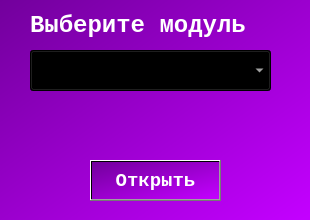
<?xml version="1.0" encoding="UTF-8"?>
<ui version="4.0">
 <class>MainWindow</class>
 <widget class="QMainWindow" name="MainWindow">
  <property name="geometry">
   <rect>
    <x>0</x>
    <y>0</y>
    <width>310</width>
    <height>220</height>
   </rect>
  </property>
  <property name="minimumSize">
   <size>
    <width>310</width>
    <height>220</height>
   </size>
  </property>
  <property name="maximumSize">
   <size>
    <width>310</width>
    <height>220</height>
   </size>
  </property>
  <property name="windowTitle">
   <string>Practice</string>
  </property>
  <property name="windowIcon">
   <iconset resource="../resourse.qrc">
    <normaloff>:/img/img/logo100x100.png</normaloff>:/img/img/logo100x100.png</iconset>
  </property>
  <property name="styleSheet">
   <string notr="true">background-color: qlineargradient(spread:pad, x1:0, y1:0, x2:1, y2:0.977273, stop:0 rgba(114, 0, 156, 255), stop:1 rgba(195, 0, 255, 255));</string>
  </property>
  <widget class="QWidget" name="centralwidget">
   <widget class="QLabel" name="label_8">
    <property name="geometry">
     <rect>
      <x>30</x>
      <y>10</y>
      <width>241</width>
      <height>31</height>
     </rect>
    </property>
    <property name="font">
     <font>
      <family>Consolas</family>
      <pointsize>18</pointsize>
      <weight>75</weight>
      <bold>true</bold>
     </font>
    </property>
    <property name="styleSheet">
     <string notr="true">color: rgb(255, 255, 255);
background-color: rgba(255, 255, 255, 0);</string>
    </property>
    <property name="text">
     <string>Выберите модуль</string>
    </property>
   </widget>
   <widget class="QPushButton" name="pushButton">
    <property name="geometry">
     <rect>
      <x>90</x>
      <y>160</y>
      <width>131</width>
      <height>41</height>
     </rect>
    </property>
    <property name="font">
     <font>
      <family>Consolas</family>
      <pointsize>14</pointsize>
      <weight>75</weight>
      <bold>true</bold>
     </font>
    </property>
    <property name="cursor">
     <cursorShape>PointingHandCursor</cursorShape>
    </property>
    <property name="styleSheet">
     <string notr="true">color: rgb(255, 255, 255);</string>
    </property>
    <property name="text">
     <string>Открыть</string>
    </property>
   </widget>
   <widget class="QComboBox" name="comboBox">
    <property name="geometry">
     <rect>
      <x>30</x>
      <y>50</y>
      <width>241</width>
      <height>41</height>
     </rect>
    </property>
    <property name="font">
     <font>
      <family>Consolas</family>
      <pointsize>14</pointsize>
      <weight>75</weight>
      <bold>true</bold>
     </font>
    </property>
    <property name="cursor">
     <cursorShape>PointingHandCursor</cursorShape>
    </property>
    <property name="styleSheet">
     <string notr="true">color: rgb(255, 255, 255);</string>
    </property>
   </widget>
   <widget class="QLabel" name="label_2">
    <property name="geometry">
     <rect>
      <x>10</x>
      <y>180</y>
      <width>35</width>
      <height>35</height>
     </rect>
    </property>
    <property name="styleSheet">
     <string notr="true">background-color: rgba(255, 255, 255, 0);</string>
    </property>
    <property name="text">
     <string/>
    </property>
    <property name="pixmap">
     <pixmap resource="../resourse.qrc">:/img/img/logo_mini.png</pixmap>
    </property>
   </widget>
  </widget>
 </widget>
 <resources>
  <include location="../resourse.qrc"/>
 </resources>
 <connections/>
</ui>
